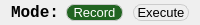
               <widget class="QWidget" name="modeWidget" native="true">
                <property name="minimumSize">
                 <size>
                  <width>0</width>
                  <height>25</height>
                 </size>
                </property>
                <property name="maximumSize">
                 <size>
                  <width>16777215</width>
                  <height>25</height>
                 </size>
                </property>
                <property name="styleSheet">
                 <string notr="true"/>
                </property>
                <layout class="QHBoxLayout" name="horizontalLayout_12">
                 <property name="spacing">
                  <number>10</number>
                 </property>
                 <property name="topMargin">
                  <number>0</number>
                 </property>
                 <property name="bottomMargin">
                  <number>0</number>
                 </property>
                 <item>
                  <widget class="QLabel" name="label_10">
                   <property name="maximumSize">
                    <size>
                     <width>45</width>
                     <height>16777215</height>
                    </size>
                   </property>
                   <property name="font">
                    <font>
                     <family>Consolas</family>
                     <pointsize>12</pointsize>
                     <bold>true</bold>
                    </font>
                   </property>
                   <property name="text">
                    <string>Mode:</string>
                   </property>
                  </widget>
                 </item>
                 <item>
                  <widget class="QPushButton" name="recordBtn">
                   <property name="font">
                    <font>
                     <pointsize>10</pointsize>
                    </font>
                   </property>
                   <property name="styleSheet">
                    <string notr="true">QPushButton {
	background-color: transparent;
	border: 1px solid #cccccc;
	border-radius: 8px;
	padding: 0px
}

QPushButton:checked {
	background-color: rgb(33, 100, 33);
	color: white;
	border: 1px solid #cccccc;
}

QPushButton:hover {
	background-color: #666666;
	color: white;
	border: 1px solid #cccccc;
}</string>
                   </property>
                   <property name="text">
                    <string>Record</string>
                   </property>
                   <property name="checkable">
                    <bool>true</bool>
                   </property>
                   <property name="checked">
                    <bool>true</bool>
                   </property>
                   <property name="autoExclusive">
                    <bool>true</bool>
                   </property>
                  </widget>
                 </item>
                 <item>
                  <widget class="QPushButton" name="execBtn">
                   <property name="font">
                    <font>
                     <pointsize>10</pointsize>
                    </font>
                   </property>
                   <property name="styleSheet">
                    <string notr="true">QPushButton {
	background-color: transparent;
	border: 1px solid #cccccc;
	border-radius: 8px;
	padding: 0px
}

QPushButton:checked {
	background-color: rgb(33, 100, 33);
	color: white;
	border: 1px solid #cccccc;
}

QPushButton:hover {
	background-color: #666666;
	color: white;
	border: 1px solid #cccccc;
}</string>
                   </property>
                   <property name="text">
                    <string>Execute</string>
                   </property>
                   <property name="checkable">
                    <bool>true</bool>
                   </property>
                   <property name="autoExclusive">
                    <bool>true</bool>
                   </property>
                  </widget>
                 </item>
                </layout>
               </widget>
